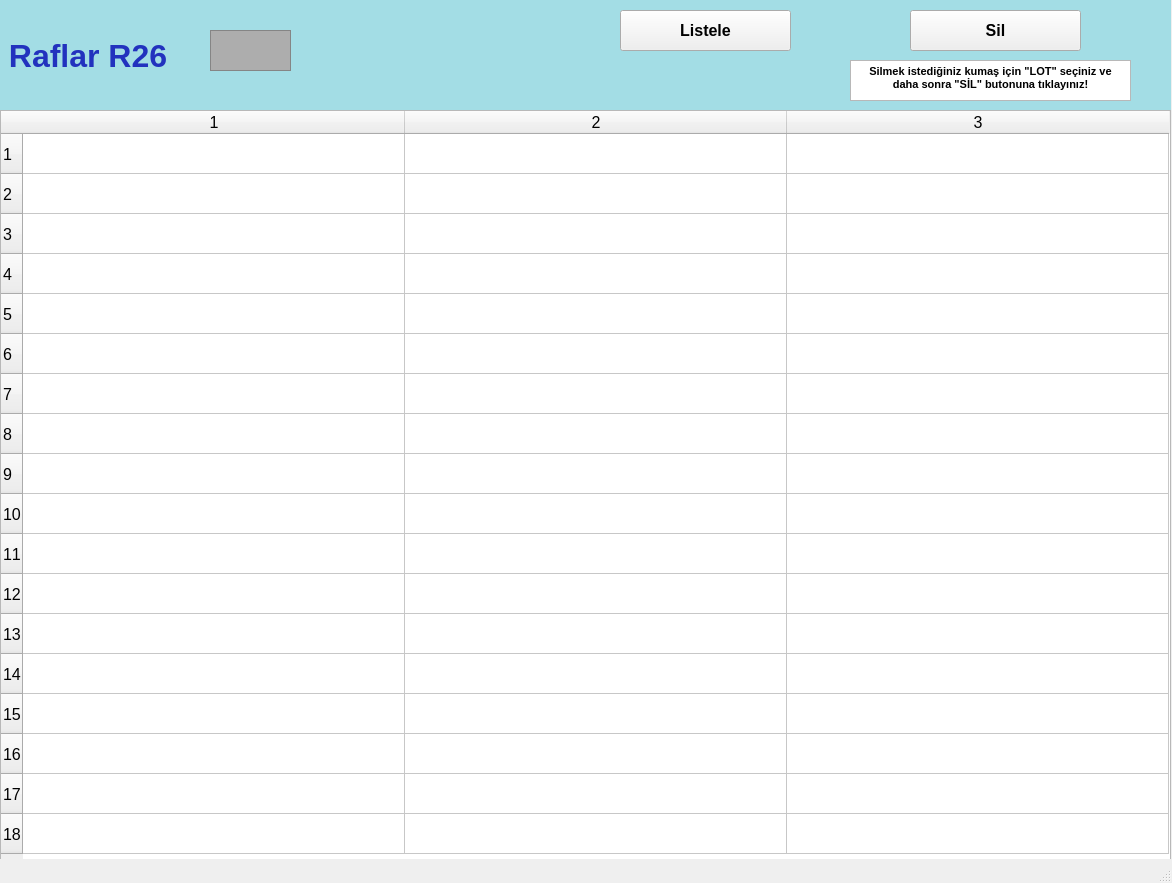
<?xml version="1.0" encoding="UTF-8"?>
<ui version="4.0">
 <class>raflarR26_ekran</class>
 <widget class="QMainWindow" name="raflarR26_ekran">
  <property name="geometry">
   <rect>
    <x>0</x>
    <y>0</y>
    <width>1172</width>
    <height>883</height>
   </rect>
  </property>
  <property name="font">
   <font>
    <pointsize>12</pointsize>
    <weight>50</weight>
    <bold>false</bold>
    <kerning>false</kerning>
   </font>
  </property>
  <property name="windowTitle">
   <string/>
  </property>
  <widget class="QWidget" name="centralwidget">
   <widget class="QLabel" name="raflarR1yazi_lbl">
    <property name="geometry">
     <rect>
      <x>0</x>
      <y>0</y>
      <width>1171</width>
      <height>111</height>
     </rect>
    </property>
    <property name="font">
     <font>
      <pointsize>24</pointsize>
      <weight>75</weight>
      <bold>true</bold>
     </font>
    </property>
    <property name="styleSheet">
     <string notr="true">background-color: rgb(163, 221, 229);
color: rgb(34, 50, 190);</string>
    </property>
    <property name="text">
     <string> Raflar R26</string>
    </property>
   </widget>
   <widget class="QFrame" name="raflarR1_img">
    <property name="geometry">
     <rect>
      <x>210</x>
      <y>30</y>
      <width>81</width>
      <height>41</height>
     </rect>
    </property>
    <property name="styleSheet">
     <string notr="true">background-color: rgb(173, 173, 173);</string>
    </property>
    <property name="frameShape">
     <enum>QFrame::StyledPanel</enum>
    </property>
    <property name="frameShadow">
     <enum>QFrame::Raised</enum>
    </property>
   </widget>
   <widget class="QTableWidget" name="R26_tw">
    <property name="geometry">
     <rect>
      <x>0</x>
      <y>110</y>
      <width>1171</width>
      <height>751</height>
     </rect>
    </property>
    <property name="baseSize">
     <size>
      <width>0</width>
      <height>0</height>
     </size>
    </property>
    <property name="rowCount">
     <number>18</number>
    </property>
    <property name="columnCount">
     <number>3</number>
    </property>
    <attribute name="horizontalHeaderVisible">
     <bool>true</bool>
    </attribute>
    <attribute name="horizontalHeaderCascadingSectionResizes">
     <bool>false</bool>
    </attribute>
    <attribute name="horizontalHeaderDefaultSectionSize">
     <number>382</number>
    </attribute>
    <attribute name="horizontalHeaderMinimumSectionSize">
     <number>38</number>
    </attribute>
    <attribute name="verticalHeaderDefaultSectionSize">
     <number>40</number>
    </attribute>
    <attribute name="verticalHeaderMinimumSectionSize">
     <number>23</number>
    </attribute>
    <row/>
    <row/>
    <row/>
    <row/>
    <row/>
    <row/>
    <row/>
    <row/>
    <row/>
    <row/>
    <row/>
    <row/>
    <row/>
    <row/>
    <row/>
    <row/>
    <row/>
    <row/>
    <column/>
    <column/>
    <column/>
   </widget>
   <widget class="QPushButton" name="listeleR26_btn">
    <property name="geometry">
     <rect>
      <x>620</x>
      <y>10</y>
      <width>171</width>
      <height>41</height>
     </rect>
    </property>
    <property name="font">
     <font>
      <pointsize>12</pointsize>
      <weight>75</weight>
      <bold>true</bold>
     </font>
    </property>
    <property name="text">
     <string>Listele</string>
    </property>
   </widget>
   <widget class="QPushButton" name="silR26_btn">
    <property name="geometry">
     <rect>
      <x>910</x>
      <y>10</y>
      <width>171</width>
      <height>41</height>
     </rect>
    </property>
    <property name="font">
     <font>
      <pointsize>12</pointsize>
      <weight>75</weight>
      <bold>true</bold>
     </font>
    </property>
    <property name="text">
     <string>Sil</string>
    </property>
   </widget>
   <widget class="QTextBrowser" name="textBrowser">
    <property name="geometry">
     <rect>
      <x>850</x>
      <y>60</y>
      <width>281</width>
      <height>41</height>
     </rect>
    </property>
    <property name="html">
     <string>&lt;!DOCTYPE HTML PUBLIC &quot;-//W3C//DTD HTML 4.0//EN&quot; &quot;http://www.w3.org/TR/REC-html40/strict.dtd&quot;&gt;
&lt;html&gt;&lt;head&gt;&lt;meta name=&quot;qrichtext&quot; content=&quot;1&quot; /&gt;&lt;style type=&quot;text/css&quot;&gt;
p, li { white-space: pre-wrap; }
&lt;/style&gt;&lt;/head&gt;&lt;body style=&quot; font-family:'MS Shell Dlg 2'; font-size:12pt; font-weight:400; font-style:normal;&quot;&gt;
&lt;p align=&quot;center&quot; style=&quot; margin-top:0px; margin-bottom:0px; margin-left:0px; margin-right:0px; -qt-block-indent:0; text-indent:0px;&quot;&gt;&lt;span style=&quot; font-size:8pt; font-weight:600;&quot;&gt;Silmek istediğiniz kumaş için &amp;quot;LOT&amp;quot; seçiniz ve daha sonra &amp;quot;SİL&amp;quot; butonuna tıklayınız!&lt;/span&gt;&lt;/p&gt;&lt;/body&gt;&lt;/html&gt;</string>
    </property>
   </widget>
  </widget>
  <widget class="QStatusBar" name="statusbar"/>
 </widget>
 <resources/>
 <connections/>
</ui>
